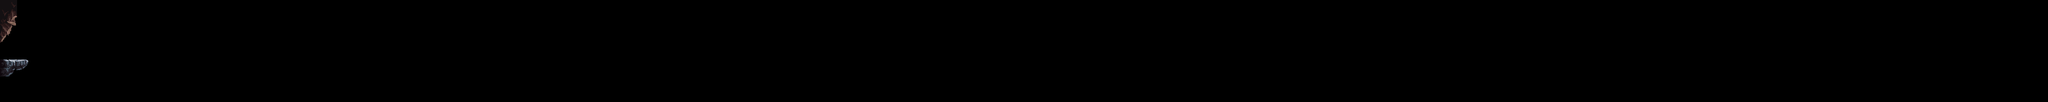

Below is a game level as drawn by its tile map, then a one-line description and the .tmx that defines it (tile-layer data replaced by summaries):
An orthogonal 240x12 tile map with 16x16 px tiles, 1 tile layer (Capa de patrones 1).

<map version="1.8" tiledversion="1.8.2" orientation="orthogonal" renderorder="right-down" width="240" height="12" tilewidth="16" tileheight="16" infinite="0" nextlayerid="2" nextobjectid="1">
 <tileset firstgid="1" source="Cueva.tsx" />
 <layer id="1" name="Capa de patrones 1" width="240" height="12">
  <data>[2880 cells, 16 non-empty, 16 distinct tile ids]</data>
 </layer>
</map>
